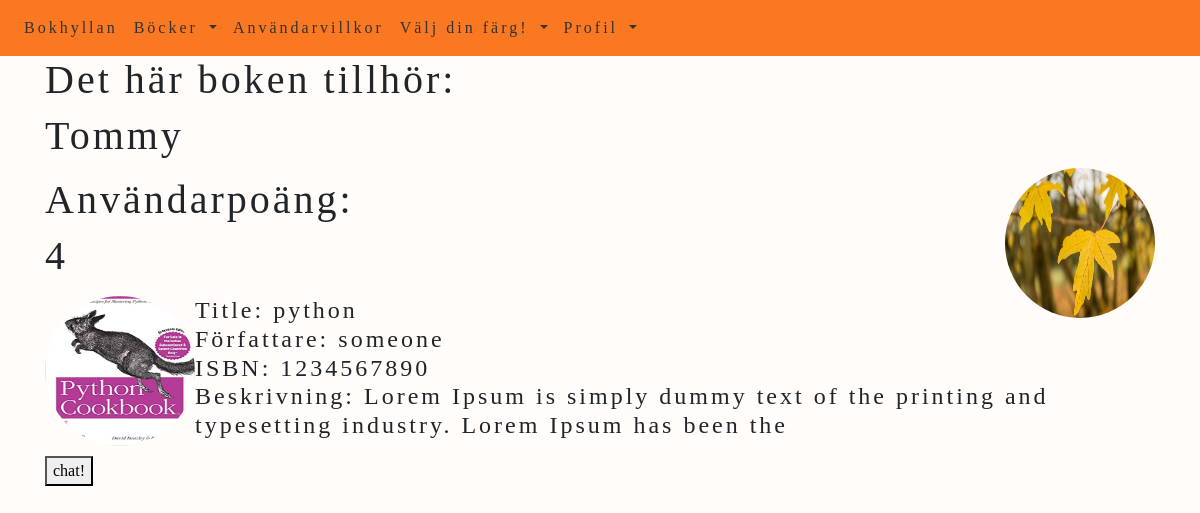
The page /book-file/1 (signed in) on the database its author committed.
### website/models.py (models this page shows)
class User(db.Model, UserMixin):
    id = db.Column(db.Integer, primary_key = True)
    email = db.Column(db.String(150), unique = True)
    password = db.Column(db.String(150))
    first_name = db.Column(db.String(150))
    books = db.relationship('Book', backref = 'user')
    bio = db.Column(db.String(30000))
    profile_pic = db.Column(db.String())
    score = db.Column(db.Integer, default = 0)

class Book(db.Model):
    id = db.Column(db.Integer, primary_key = True)
    title = db.Column(db.String(150))
    author = db.Column(db.String(150))
    isbn = db.Column(db.String(150))
    review = db.Column(db.String(30000))
    user_id = db.Column(db.Integer, db.ForeignKey('user.id'))
    cover_pic = db.Column(db.String())

### website/views.py (the view)
@views.route('/book-file/<int:book_id>', methods=['GET'])
@login_required
def book_file(book_id):
    book = Book.query.get(book_id)
    id_owner = book.user_id
    user = User.query.filter_by(id=current_user.id).first()
    owner = User.query.filter_by(id=id_owner).first()
    return render_template('book_page.html', book=book, user = user, owner= owner)

### website/templates/book_page.html (shortened to what this page needs)
{% extends "base.html" %}
{% block content %}
<div id="book-page">
    <h1>Det här boken tillhör: </h1>
    <h1>{{owner.first_name}}</h1>
    <div id="user-pic">
    {% if owner.profile_pic %}
    <img src="{{url_for('static', filename='images/' + owner.profile_pic)}}" alt="profile_img" class="rounded-circle" width="150" height="150" align="right">
    {%else%}
    <img src="{{url_for('static', filename='images/emty_profile.jpg')}}" alt="profile_img" class="rounded-circle" width="150" height="150" align="right">
    {%endif%}
  </div>
  <div id="user-points">
    <p><h1>Användarpoäng:</h1>
      {% if owner.score %}
      <h1>{{owner.score}}</h1>
      {%else%}
      <h1>0</h1>
      {%endif%}
    </p>
  </div>
  {% if book.cover_pic %}
  <img src="{{url_for('static', filename='images/' + book.cover_pic)}}" alt="#" class="rounded-circle" width="150" height="150" align="left">
  {%else%}
  <img src="{{url_for('static', filename='images/emty_profile.jpg')}}" alt="#" class="rounded-circle" width="150" height="150" align="left">
  {%endif%}
  <p><h4>Title:  {{book.title}} </br> Författare:  {{book.author}}</br> ISBN: {{book.isbn}} </br>
        Beskrivning:
        {% if book.review|length > 100 %}
            {{ book.review[:100] }}
        {% else %}
            {{ book.review }}
        {% endif %}</h4></p>
  {% if owner.id != user.id%}
    <div>
      <form action="/chat/{{ owner.id }}" method="POST">
        <button type="submit">chat!</button>
      </form>
      {%else%}
      <h1> Boken är redan din </h1>
      {%endif%}
    </div>
</div>
{% endblock %}

### website/static/styles/style.css (style rules this page uses)
body { background-color: #fffcf9; font-family: "Palatino Linotype", "Book Antiqua", Palatino, serif; letter-spacing: 3px; }

### rows shown on the page
User: first_name "Tommy", profile_pic (picture), score "4"
Book: cover_pic (picture), title "python", author "someone", isbn "1234567890", review "Lorem Ipsum is simply dummy text of the printing and typesetting industry. Lorem Ipsum has been the"
